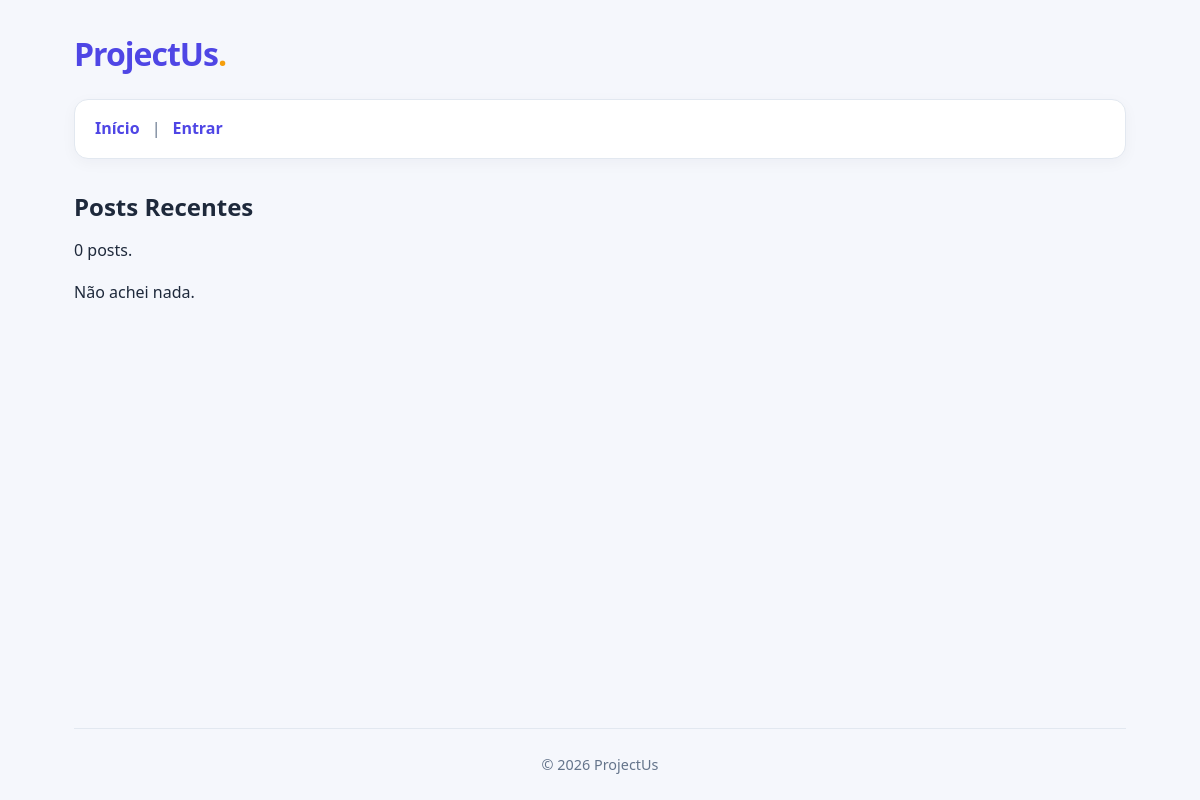
The app's page /, older data.
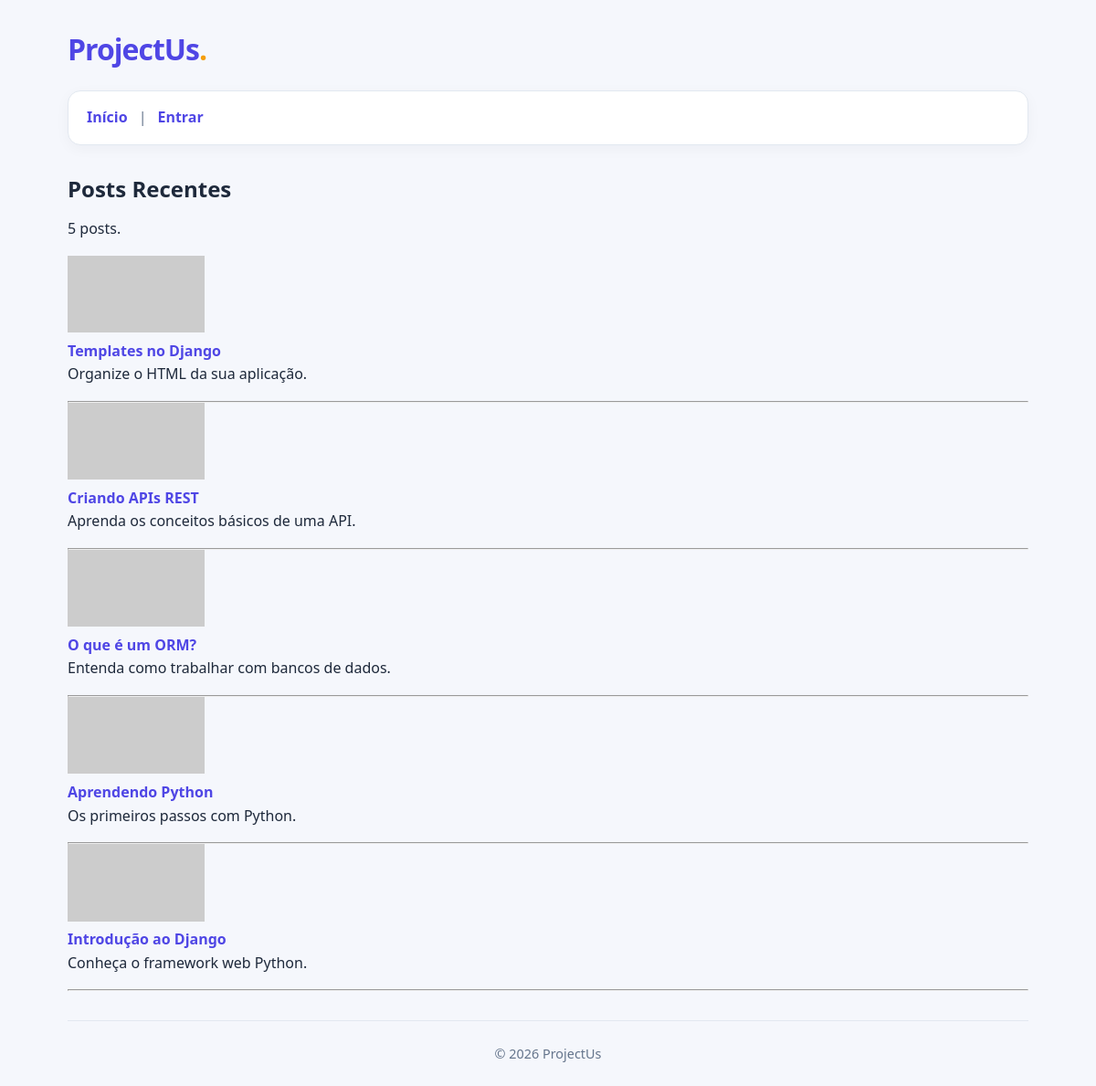
The same page, newer data.
### projectus/models.py (models this page shows, shortened)
class Post(models.Model):
    user = models.ForeignKey(
        settings.AUTH_USER_MODEL,
        on_delete=models.CASCADE,
        related_name='posts'
    )
    title = models.CharField(max_length=200)
    summary = models.CharField(max_length=255)
    created_at = models.DateTimeField(auto_now_add=True)
    thumbnail = models.URLField()
    textbody = models.TextField()
    is_active = models.BooleanField(default=True)
    is_deleted = models.BooleanField(default=False)

### projectus/views/home.py (the view)
# urls.py: path('', views.home, name='home'),
def home(request):
    posts = Post.objects.filter(
        is_active=True,
        is_deleted=False
    ).order_by('-created_at')
    total = len(posts)
    return render(
        request,
        'projectus/home.html',
        {
            'tag_title': f'{settings.SITENAME}',
            'posts': posts,
            'total': total
        }
    )

### projectus/context_processors.py (called while the page is built)
def global_context(request):
    return {
        'site_name': settings.SITENAME,
    }

### projectus/templates/projectus/home.html
{% extends 'projectus/_base.html' %}
{% block content %}
<section>
    <h2>Posts Recentes</h2>
    <p>{{ total }} posts.</p>
    {% for post in posts %}
    <div>
        <img src="{{ post.thumbnail }}" alt="{{ post.title }}" width="150">
        <h4><a href="{% url 'post_view' id=post.id  %}">{{ post.title }}</a></h4>
        <p>{{ post.summary }}</p>
    </div>
    <hr>
    {% empty %}
    <p>Não achei nada.</p>
    {% endfor %}
</section>
{% endblock %}

### projectus/templates/projectus/_base.html (shortened to what this page needs)
{% load static %}
<!DOCTYPE html>
<html lang="pt-BR">
<head>
    <link rel="stylesheet" href="{% static 'projectus/style.css' %}">
</head>
<body>
    <div id="container">
        <header>
            <a href="{% url 'home' %}">
                <h1>ProjectUs</h1>
            </a>
        </header>
        <nav>
            <a href="{% url 'home' %}">Início</a> |
            {% if user.is_authenticated %}
            Olá, <a href="{% url 'profile' %}" title="Ver/editar perfil de {{ user.username}}">{{ user.username }}</a>! |
            <form method="POST" action="{% url 'logout' %}" style="display: inline;">
                {% csrf_token %}
                <button type="submit">Sair</button>
            </form>
            {% else %}
            <a href="{% url 'login' %}">Entrar</a>
            {% endif %}
        </nav>
        <main>
            {% block content %}{% endblock %}
        </main>
        <footer>
            <div>&copy; 2026 {{ site_name }}</div>
        </footer>
    </div>
</body>
</html>

### projectus/static/projectus/style.css (style rules this page uses)
* { margin: 0; padding: 0; box-sizing: border-box; }
:root { --primary: #4f46e5; --primary-hover: #4338ca; --background: #f5f7fc; --surface: #ffffff; --text: #1e293b; --text-light: #64748b; --border: #e2e8f0; }
body { font-family: "Segoe UI", Arial, sans-serif; background: var(--background); color: var(--text); line-height: 1.6; min-height: 100vh; }
#container { width: 100%; max-width: 1100px; min-height: 100vh; margin: 0 auto; padding: 0 24px; display: flex; flex-direction: column; }
header { padding: 28px 0 20px; }
header a { color: var(--primary); text-decoration: none; display: inline-block; }
header h1 { font-size: 2rem; font-weight: 800; letter-spacing: -1px; }
header h1::after { content: "."; color: #f59e0b; }
nav { display: flex; align-items: center; flex-wrap: wrap; gap: 12px; padding: 16px 20px; background: var(--surface); border: 1px solid var(--border); border-radius: 14px; box-shadow: 0 4px 15px rgba(15, 23, 42, 0.04); color: var(--text-light); }
nav a { color: var(--primary); text-decoration: none; font-weight: 600; transition: color 0.2s ease; }
main { flex: 1; padding: 32px 0; }
h2, h3 { color: var(--text); line-height: 1.3; margin-bottom: 16px; }
p { margin-bottom: 16px; }
main a { color: var(--primary); text-decoration: none; }
footer { padding: 24px 0; margin-top: auto; border-top: 1px solid var(--border); text-align: center; color: var(--text-light); font-size: 0.9rem; }

Row changes from the older to the newer data that the page shows:
added Post: title "Templates no Django", summary "Organize o HTML da sua aplicação."
added Post: title "Criando APIs REST", summary "Aprenda os conceitos básicos de uma API."
added Post: title "O que é um ORM?", summary "Entenda como trabalhar com bancos de dados."
added Post: title "Aprendendo Python", summary "Os primeiros passos com Python."
added Post: title "Introdução ao Django", summary "Conheça o framework web Python."
Text that changed along with them:
{{ total }}: "0" → "5"
text no longer shown: "Não achei nada."
